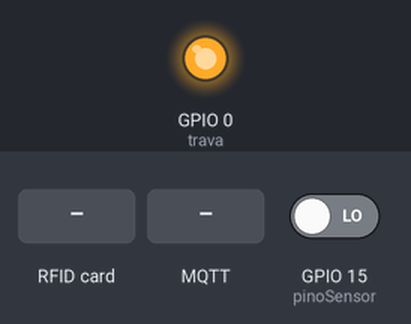
The sketch below on a simulated ESP8266 (NodeMCU). On the bench: output pins drawn as LEDs (lit = HIGH). The inputs (shaded band) are chosen by the test bench; at power-on: GPIO 15 (pinoSensor) LOW. WiFi joins after 1.5 s; servers stay silent unless stated; random numbers use the default seed unless the sketch sets one; no MQTT or app messages arrive unless stated; what the sketch prints to the serial monitor is not drawn.

Above: at 2.7 s.
2.8 s: RFID card 5E 7A 19 C4 held to the reader
4.3 s: MQTT message "c" arrives on the first subscribed topic
At 5.4 s:
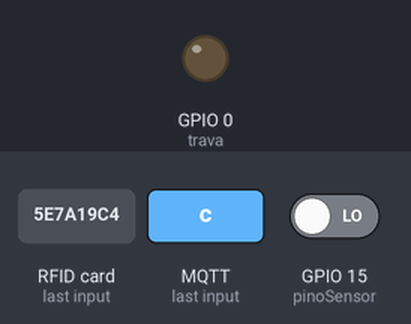
Timing chart, 0 to 9.8 s (numbered marks = the images above; inputs shaded):
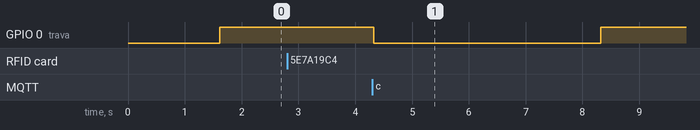

The sketch:

smartlocker.ino
```cpp
#include <SPI.h>
#include <MFRC522.h>
#include <ESP8266WiFi.h>
#include <PubSubClient.h>

//Pinos
#define SS_PIN 4
#define RST_PIN 5
#define trava 0
int pinoSensor = 15;
int val = 0;

// definição do leitor RFID
MFRC522 mfrc522(SS_PIN, RST_PIN);

//Definição do wifi
const char* ssid = "nome do wifi";
const char* password = "senha do wifi";
const char* mqtt_server = "broker.mqtt-dashboard.com"; // broker da sua escolha
WiFiClient espClient;
PubSubClient client(espClient);

//Variaveis auxiliares
long lastMsg = 0;
char msg[50];
int value = 0;
String inString = "";
bool programMode = false;
uint8_t successRead;
int countC = 0;
bool portaAberta = false;

//Variaveis para guardar salvar cartões
byte sd1[4];
byte sd2[4];
byte sd3[4];
byte sd4[4];
byte readCard[4];


// definição da conexão wifi
void setup_wifi() {
  delay(10);
  Serial.println();
  Serial.print("Connecting to ");
  Serial.println(ssid);
  WiFi.begin(ssid, password);

  while (WiFi.status() != WL_CONNECTED) {
    delay(500);
    Serial.print(".");
  }

  randomSeed(micros());

  Serial.println("");
  Serial.println("WiFi connected");
  Serial.println("IP address: ");
  Serial.println(WiFi.localIP());
}

// função para receber os botões via mqtt
void callback(char* topic, byte* payload, unsigned int length) {
  inString="";
  Serial.print("Message arrived [");
  Serial.print(topic);
  Serial.print("] ");
  //Serial.print(payload);

  for (int i = 0; i < length; i++) {
    Serial.print((char)payload[i]);
    inString+=(char)payload[i];
  }
  char a = topic[8];
  bool b = a == 'c';
  Serial.println(b);
  if(b){
    programMode = true;
    client.publish("projeto/ca", " Esperando cartão!!");
  }else{
    client.publish("projeto/sf", " Acesso liberado");
    abrir(4000);
    client.publish("projeto/sf", "Acesso bloqueado");
  }
}
//conectar no broker
void reconnect() {
  // Loop until we're reconnected
  while (!client.connected()) {
    Serial.print("Attempting MQTT connection...");
    String clientId = "ESP8266Client-";
    clientId += String(random(0xffff), HEX);
    // Attempt to connect
    if (client.connect(clientId.c_str())) {
      Serial.println("connected");
      client.subscribe("projeto/trava");
      client.subscribe("projeto/cad");
    } else {
      Serial.print("failed, rc=");
      Serial.print(client.state());
      Serial.println(" try again in 5 seconds");
      // Wait 5 seconds before retrying
      delay(5000);
    }
  }
}

//setup inicial
void setup() {
  Serial.begin(115200);   // Inicia a serial
  SPI.begin();      // Inicia  SPI bus
  mfrc522.PCD_Init();   // Inicia MFRC522
  Serial.println("Aproxime o seu cartao do leitor...");
  Serial.println();
  pinMode(trava, OUTPUT);
  pinMode(pinoSensor, INPUT);
  setup_wifi();
  client.setServer(mqtt_server, 1883);
  client.setCallback(callback);

}

void loop() {
  if (!client.connected()) {
    reconnect();
  }
  client.loop();
  //posição fechada da trava
  digitalWrite(trava, HIGH);
  //leitura de cartão
  if ( ! mfrc522.PICC_IsNewCardPresent()) {
    return ;
  }
  if ( ! mfrc522.PICC_ReadCardSerial()) {
    return ;
  }
  Serial.println(F("ID:"));
  for ( uint8_t i = 0; i < 4; i++) {  //
    readCard[i] = mfrc522.uid.uidByte[i];
    Serial.print(readCard[i], HEX);
  }
  Serial.println("");
  mfrc522.PICC_HaltA();
  //leitor de proximidade da porta, ver se esta fechada
  val = digitalRead(pinoSensor);
  client.publish("projeto/sf", "Fechada!");
  if (val == HIGH) {
    portaAberta=true;
    client.publish("projeto/sp", "Aberta!!");
  }else {
    portaAberta=false;
     client.publish("projeto/sp", "Fechada!! Abra a fechadura por cartão ou pelo botão abaixo");
  }
  Serial.println("-----------------");
  if(programMode){
    //modo para cadastrar novos cartões
    if(findID()){
      client.publish("projeto/ca", " Já cadastrado!!");
      }else{
        client.publish("projeto/ca", " Novo!!");
        Serial.println("Novo cartão");
        if(countC==0){
        for ( uint8_t j = 0; j < 4; j++ ) {
          sd1[j]= readCard[j] ;
        }
      }else if(countC == 1){
         for ( uint8_t j = 0; j < 4; j++ ) {
          sd2[j]= readCard[j] ;
        }
      }else if(countC == 2){
         for ( uint8_t j = 0; j < 4; j++ ) {
          sd3[j]= readCard[j] ;
        }
      }else if(countC == 3){
         for ( uint8_t j = 0; j < 4; j++ ) {
          sd4[j]= readCard[j];
        }
        }else{
        Serial.print("Numero maximo de cartões!");
        programMode = false;
        client.publish("projeto/ca", " Esperando cartão!!");
        return;
      }
      countC += 1;
      programMode = false;
      client.publish("projeto/ca", " Para adicionar um cartão clique abaixo!!");
       }
    }
  else{
    //modo para abrir fechadura
   if(findID()){
      Serial.println("Conhecido");
      client.publish("projeto/msg", " Cartão reconhecido!");
      client.publish("projeto/sf", " Acesso liberado por 4 segundos!");
      abrir(4000);
      client.publish("projeto/sf", " Acesso bloqueado!");
      client.publish("projeto/msg", " Esperando cartão!");
    }else{
      client.publish("projeto/msg", " Cartão não cadastrado!!");
    }
  }

}

//abrir fechadura por tempo
void abrir ( uint16_t setDelay) {
  digitalWrite(trava, LOW);
  delay(setDelay);
  digitalWrite(trava, HIGH);
  delay(1000);
}
//checar se o ID é igual
bool checkTwo ( byte a[], byte b[] ) {
  for ( uint8_t k = 0; k < 4; k++ ) {   // Loop 4 times
    if ( a[k] != b[k] ) {     // IF a != b then false, because: one fails, all fail
       return false;
    }
  }
  return true;
}
//checar se tem o ID cadastrado
bool findID() {
    if ( checkTwo( readCard,sd1 ) ) {
      return true;
    }
    else if ( checkTwo( readCard,sd2 ) ) {
      return true;
    }
    else if ( checkTwo( readCard,sd3 ) ) {
      return true;
    }
    if ( checkTwo( readCard,sd4 ) ) {
      return true;
    }

  return false;
}
```

Measured:
- after the input at 2.8 s, every drawn part: stays the same
- after the input at 4.3 s, GPIO 0 (trava): HIGH → LOW at once, → HIGH 4.0 s later
